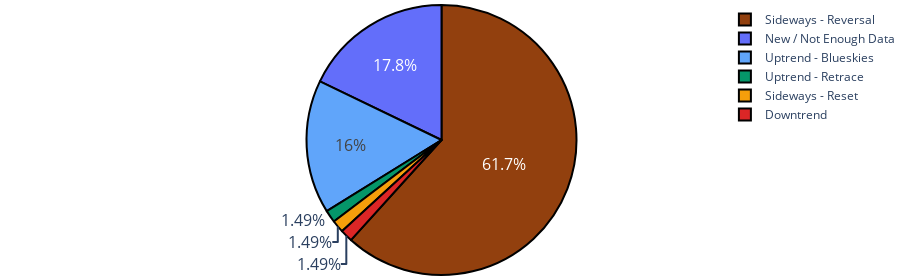

Source (notebook cell):
### Code cell
# Trend of Trends Pie Graph
colors = ["#60A5FA","#059669","#F59E0B", "#92400E", "#DC2626"]
lacking = 1-bluesky[-1]-retrace[-1]-reset[-1]-reversal[-1]-downtrend[-1]
trends = ["Uptrend - Blueskies","Uptrend - Retrace", "Sideways - Reset", "Sideways - Reversal","Downtrend", "New / Not Enough Data"]

pie_trends = [bluesky[-1],retrace[-1],reset[-1],reversal[-1],downtrend[-1],lacking]
pie_fig = px.pie(names=trends,values=pie_trends)
pie_fig.update_layout(margin=dict(l=0, r=0, t=0, b=0))
pie_fig.update_layout(height=280)
pie_fig.update_traces(hoverinfo='label+percent', textfont_size=16,
                  marker=dict(colors=colors, line=dict(color='#000000', width=2)))

### Figure 1 — Plotly figure (JSON) as saved in the notebook; plotly's stock layout.template omitted (floating-point values rounded to 4 significant figures)
{"data": [{"domain": {"x": [0, 1], "y": [0, 1]}, "hoverinfo": "label+percent", "hovertemplate": "label=%{label}<br>value=%{value}<extra></extra>", "labels": ["Uptrend - Blueskies", "Uptrend - Retrace", "Sideways - Reset", "Sideways - Reversal", "Downtrend", "New / Not Enough Data"], "legendgroup": "", "marker": {"colors": ["#60A5FA", "#059669", "#F59E0B", "#92400E", "#DC2626"], "line": {"color": "#000000", "width": 2}}, "name": "", "showlegend": true, "textfont": {"size": 16}, "type": "pie", "values": [0.1599, 0.01487, 0.01487, 0.6171, 0.01487, 0.1784]}], "layout": {"height": 280, "legend": {"tracegroupgap": 0}, "margin": {"b": 0, "l": 0, "r": 0, "t": 0}}}
